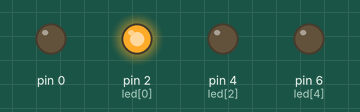
Bench run of a sketch on a simulated Arduino Uno, built with avr-gcc and run on an emulated ATmega328P. Parts: output pins drawn as LEDs (lit = HIGH).

Above: at 0.2 s.
At 1.6 s:
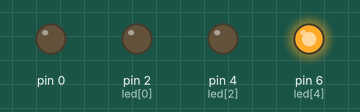
At 2.3 s:
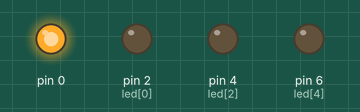
At 4.4 s:
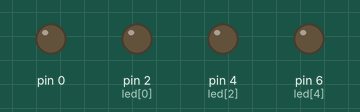
At 6.5 s:
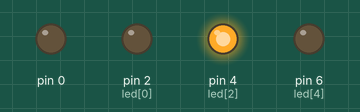
Timing chart, 0 to 7.3 s (numbered marks = the images above):
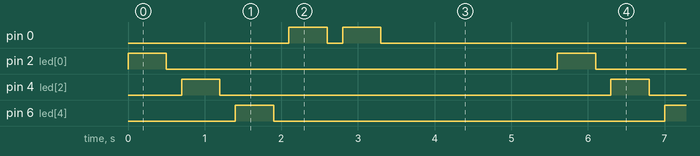

The sketch:

smashing_esboo_jofo1.ino
```cpp
int led[] = {2,3,4,5,6,7};
void setup()
{
  for (int i = 0; i < 7; i = i + 2){
    pinMode(led[i],OUTPUT);
  }
}

void loop()
{
  for (int i = 0; i < 7; i = i + 2){
  digitalWrite(led[i], HIGH);
  delay(500);
  digitalWrite(led[i], LOW);
  delay(200);
  }

   for (int i = 7; i > 0; i = i - 2){
  digitalWrite(led[i], HIGH);
  delay(500);
  digitalWrite(led[i], LOW);
  delay(200);
  }
}
```

Measured:
- by itself, pin 0: repeats every 5.6 s: LOW 0.20 s, HIGH 0.50 s, LOW 4.4 s, HIGH 0.50 s
- by itself, pin 2 (led[0]), pin 4 (led[2]), pin 6 (led[4]): alternates HIGH for 0.50 s and LOW for 5.1 s
- by itself, everything shown: repeats every 5.6 s, in 10 steps
